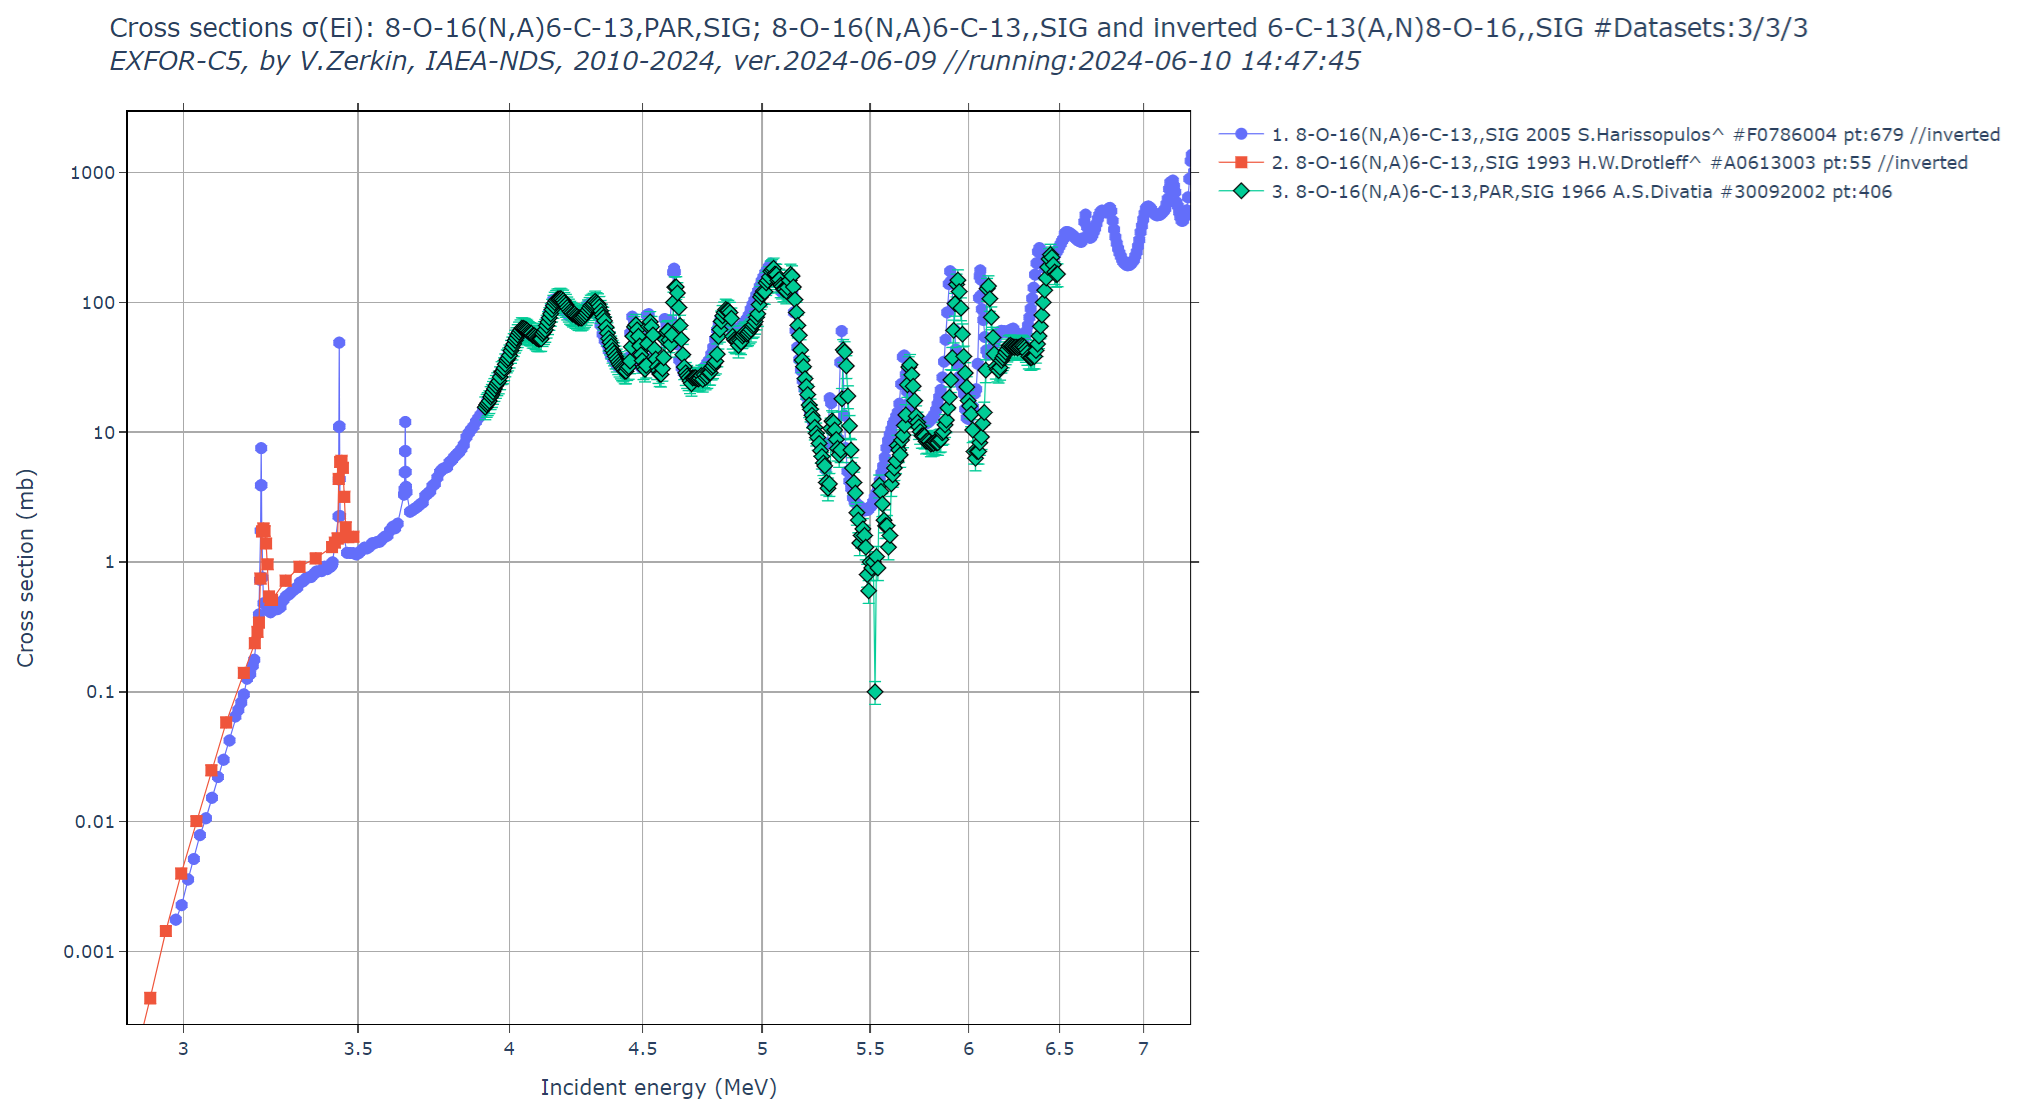

Write Python code to recreate this figure.
"""
 ***********************************************************************************
 * Copyright (C) 2021-2023 International Atomic Energy Agency (IAEA)               *
 *-----------------------------------------------------------------------------    *
 * Permission is hereby granted, free of charge, to any person obtaining a copy    *
 * of this software and associated documentation files (the "Software"), to deal   *
 * in the Software without restriction, including without limitation the rights    *
 * to use, copy, modify, merge, publish, distribute, sublicense, and/or sell       *
 * copies of the Software, and to permit persons to whom the Software is furnished *
 * to do so, subject to the following conditions:                                  *
 *                                                                                 *
 * The above copyright notice and this permission notice shall be included in all  *
 * copies or substantial portions of the Software.                                 *
 *                                                                                 *
 * THE SOFTWARE IS PROVIDED "AS IS", WITHOUT WARRANTY OF ANY KIND, EXPRESS OR      *
 * IMPLIED, INCLUDING BUT NOT LIMITED TO THE WARRANTIES OF MERCHANTABILITY,        *
 * FITNESS FOR A PARTICULAR PURPOSE AND NONINFRINGEMENT. IN NO EVENT SHALL THE     *
 * AUTHORS OR COPYRIGHT HOLDERS BE LIABLE FOR ANY CLAIM, DAMAGES OR OTHER          *
 * LIABILITY, WHETHER IN AN ACTION OF CONTRACT, TORT OR OTHERWISE, ARISING FROM,   *
 * OUT OF OR IN CONNECTION WITH THE SOFTWARE OR THE USE OR OTHER DEALINGS IN       *
 * THE SOFTWARE.                                                                   *
 *                                                                                 *
 *-----------------------------------------------------------------------------    *
 *   AUTHOR:                                                                       *
 *   Viktor Zerkin, PhD                                                            *
 *   e-mail: v.zerkin@iaea.org, v.zerkin@gmail.com                                 *
 *   International Atomic Energy Agency                                            *
 *   Nuclear Data Section, P.O.Box 100                                             *
 *   Wagramerstrasse 5, Vienna A-1400, AUSTRIA                                     *
 *   Phone: +43 1 2600 21714; Fax: +43 1 26007                                     *
 *                                                                                 *
 ***********************************************************************************
"""

import datetime
import json
import sys
sys.path.append('./')
from c5subr import *
from c5file import *
import plotly
from plotly.graph_objs import Scatter, Layout 
from pprint import pprint

print("Program: c5plot1sig.py, ver.2024-06-09")
print("Author:  V.Zerkin, IAEA, Vienna, 2023-2024")
print("Purpose: load C5-file, extract data, plot by Plotly\n")

ct=str(datetime.datetime.now())[:19]
print("Running: "+ct+"\n")
#input("Press the <ENTER> key to continue...")

base='./'

def sort_ya1(ds):
    rr=str(ds['year1'])+','+ds['author1']
    return rr

fileName="tst-inv.x4.c5"
xtype='linear'; ytype='linear'
xtype='log'   ; ytype='log'

if (len(sys.argv)>1) and (sys.argv[1]!=''): fileName=str(sys.argv[1])
if (len(sys.argv)>2) and (sys.argv[2]=='lin'): xtype='linear'
if (len(sys.argv)>3) and (sys.argv[3]=='lin'): ytype='linear'

datasets=readC5file(fileName)
nDatasets=len(datasets)
print('-0-Datasets:'+str(nDatasets))

reacode='8-O-16(N,A)6-C-13,,SIG'
invreac='6-C-13(A,N)8-O-16,,SIG'
reacode=''
invreac=''

#datasets=filter_datasets(datasets,'ReactionCode',reacode)
datasets=filter_datasets(datasets,'MF',3)
n1=nDatasets=len(datasets)
print('-1-Datasets:'+str(nDatasets))
#datasets=not_filter_datasets(datasets,'x4status','SPSDD')
#datasets=not_filter_datasets(datasets,'x4status','PRELIM')
n2=nDatasets=len(datasets)
print('-2-Datasets:'+str(nDatasets))
if (nDatasets<=0):
    print("---No data found---")
    sys.exit(2)

xtitle='Incident energy (MeV)'
ytitle='Cross section (mb)'
fx=1e-6;fy=1e3
dss=[];ii=0;iok=0
for dataset in datasets:
    ii+=1
    ds=dataset
    if ds is None: continue
    DatasetID=dataset['DatasetID']
    reac1=dataset['ReactionCode']
    reac1=reac1.replace(',,,DERIV','')
    if (reacode.find(reac1)<0):
        if (reacode==''): reacode=reac1
        else:		  reacode+='; '+reac1
    print(str(iok)+'/'+str(ii)+') R:['+reac1+'] Dataset:'+DatasetID
	+' '+str(ds['year1'])+' '+ds['author1'].title()
	+' #dataPoints:'+str(len(ds['dataLines'])))
    exctractC5Data(ds,fx=fx,fy=fy)
    iok+=1
#    print('	Energy:	',ds['data'][0])
#    print('	dEnergy:',ds['data'][1])
#    print('	*Data:  ',ds['data'][2])
#    print('	*dData: ',ds['data'][3])
    ds['y'] =ds['data'][2]
    ds['dy']=ds['data'][3]
    ds['x'] =ds['data'][0]
    ds['dx']=ds['data'][1]
    ds['x4lbl']=str(ds['year1'])+' '+ds['author1'].title()+' #'+ds['DatasetID']+' pt:'+str(len(ds['x']))
    ds['x4lbl']=reac1+' '+ds['x4lbl']
    if (ds['author1'].find('^')>=0): ds['x4lbl']+=' //inverted ' #+ds['OrigReaction']
    if ds['OrigReaction'] is not None: invreac=' and inverted '+ds['OrigReaction']
    dss.append(ds)

if (len(dss)<=0):
    print("---No datasets for plotting---")
    sys.exit(2)

dss=sorted(dss,key=sort_ya1,reverse=True)

#_________________Preparing EXFOR data for plot_________________
data1=[]; ii=0
for ds in dss:
    tr=Scatter(x=ds['x'],y=ds['y']
	,text=ds['x4lbl']
	,name=ds['x4lbl']
	,marker_symbol=str(ii%33)
	,marker_size=8
	,mode="markers"
	)
    if (ds['dy'] is not None): tr.error_y=dict(type='data',array=ds['dy'],visible=True,thickness=0.9)
    if (ds['dx'] is not None): tr.error_x=dict(type='data',array=ds['dx'],visible=True,thickness=0.9)
    tr.name=str(ii+1)+'. '+tr.name
    if (ds['x4lbl'].find('^')<0): tr.marker.line=dict(color='Black',width=0.8)
    tr.mode="markers+lines"
    tr.line=dict(width=0.8)
    data1.append(tr)
    ii+=1
    #break

plotTitle=reacode + invreac;

#_________________Plot data from EXFOR_________________
plot1={}
plot1['data']=data1
xaxis=dict(title=xtitle,showline=True,linecolor='black',ticks='outside'
,showgrid=True,gridcolor='#aaaaaa',type=xtype)
yaxis={'title':ytitle,'showline':True,'linecolor':'black'
	,'showgrid':True, 'gridcolor':'#aaaaaa','ticks':'outside','type':ytype
	,'zeroline':True, 'zerolinecolor':'#dddddd'#, 'zerolinewidth':0.1
}
xaxis['mirror']='ticks'; yaxis['mirror']='ticks' 

txtDiff=''

plot1['layout']=Layout(title='Cross sections \u03c3(Ei): '+plotTitle
	+' #Datasets:'+str(iok)
	+'/'+str(n2) #total after filtering out: superseded or withdrawn, and preliminary
	+'/'+str(n1) #total
	+'<br><i>EXFOR-C5, by V.Zerkin, IAEA-NDS, 2010-2024, ver.2024-06-09 //running:'+ct+'</i>'
	,xaxis=xaxis,yaxis=yaxis
	,plot_bgcolor='white'
	,legend=dict(traceorder="grouped")
)

outhtml='c5plot1sig'
plotly.offline.plot(plot1,filename=outhtml+'.html')
